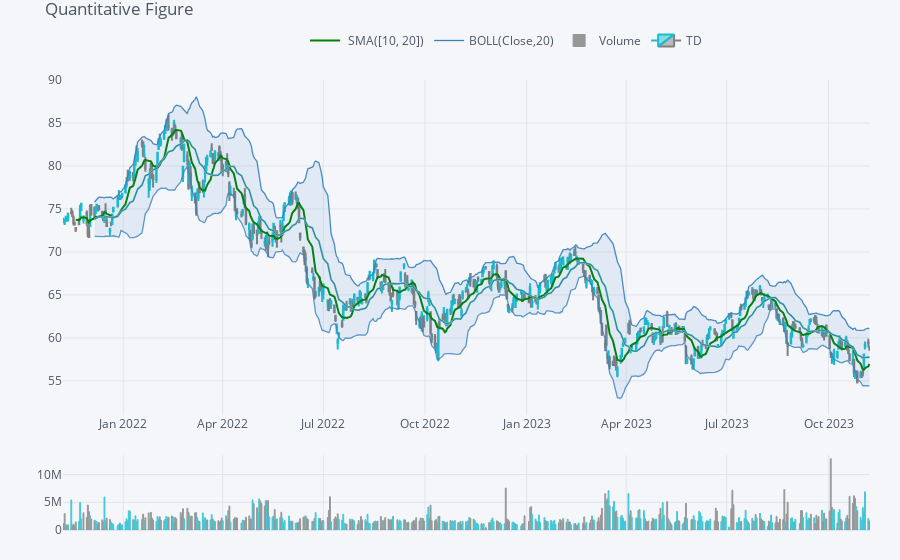

The notebook cell saved with this chart:
### Code cell
# Create a Quantitative Figure (QuantFig) for the TD stock data
qf = cf.QuantFig(stock_data, title='Quantitative Figure', legend='top', name=ticker.value)
qf.add_sma([10, 20], width=2, color=['green', 'lightgreen'], legendgroup=True)
qf.add_bollinger_bands()
qf.add_volume()
qf.iplot()

### Figure 1 — Plotly figure (JSON) as saved in the notebook; plotly's stock layout.template omitted (floating-point values rounded to 4 significant figures; data arrays with more than 128 entries replaced by an {"elided": "..."} marker saying what was removed)
{"data": [{"legendgroup": " SMA([10, 20])", "line": {"color": "rgba(0, 128, 0, 1.0)", "dash": "solid", "shape": "linear", "width": 2}, "mode": "lines", "name": " SMA([10, 20])", "showlegend": true, "text": "", "type": "scatter", "x": {"elided": "503 str values"}, "y": {"elided": "503 mixed values"}, "yaxis": "y2"}, {"legendgroup": " SMA([10, 20])", "line": {"color": "rgba(144, 238, 144, 1.0)", "dash": "solid", "shape": "linear", "width": 2}, "mode": "lines", "name": " SMA(20)", "showlegend": false, "text": "", "type": "scatter", "x": {"elided": "503 str values"}, "y": {"elided": "503 mixed values"}, "yaxis": "y2"}, {"legendgroup": "BOLL(Close,20)", "line": {"color": "rgba(55, 128, 191, 1.0)", "dash": "solid", "shape": "linear", "width": 1.3}, "mode": "lines", "name": "BOLL(Close,20)", "showlegend": true, "text": "", "type": "scatter", "x": {"elided": "503 str values"}, "y": {"elided": "503 mixed values"}, "yaxis": "y2"}, {"legendgroup": "BOLL(Close,20)", "line": {"color": "rgba(55, 128, 191, 0.8999999999999999)", "dash": "solid", "shape": "linear", "width": 1.3}, "mode": "lines", "name": "UPPER(Close,20)", "showlegend": false, "text": "", "type": "scatter", "x": {"elided": "503 str values"}, "y": {"elided": "503 mixed values"}, "yaxis": "y2"}, {"fill": "tonexty", "fillcolor": "rgba(55, 128, 191, 0.1)", "legendgroup": "BOLL(Close,20)", "line": {"color": "rgba(55, 128, 191, 0.7999999999999998)", "dash": "solid", "shape": "linear", "width": 1.3}, "mode": "lines", "name": "LOWER(Close,20)", "showlegend": false, "text": "", "type": "scatter", "x": {"elided": "503 str values"}, "y": {"elided": "503 mixed values"}, "yaxis": "y2"}, {"marker": {"color": {"elided": "503 str values"}, "line": {"color": {"elided": "503 str values"}, "width": 1}}, "name": "Volume", "opacity": 0.8, "orientation": "v", "text": "", "type": "bar", "x": {"elided": "503 str values"}, "y": {"elided": "503 int values"}, "yaxis": "y3"}, {"close": {"elided": "503 float values"}, "decreasing": {"line": {"color": "#808080"}}, "high": {"elided": "503 float values"}, "increasing": {"line": {"color": "#17BECF"}}, "low": {"elided": "503 float values"}, "name": "TD", "open": {"elided": "503 float values"}, "showlegend": true, "type": "candlestick", "x": {"elided": "503 str values"}, "yaxis": "y2"}], "layout": {"legend": {"bgcolor": "#F5F6F9", "font": {"color": "#4D5663"}, "orientation": "h", "x": 0.3, "y": 0.95, "yanchor": "bottom"}, "margin": {"b": 30, "l": 30, "r": 30, "t": 30}, "paper_bgcolor": "#F5F6F9", "plot_bgcolor": "#F5F6F9", "showlegend": true, "title": {"font": {"color": "#4D5663"}, "text": "Quantitative Figure"}, "xaxis": {"anchor": "y2", "gridcolor": "#E1E5ED", "rangeselector": {"bgcolor": "rgba(150, 200, 250, 1)", "buttons": [{"count": 1, "label": "1m", "step": "month", "stepmode": "backward"}, {"count": 1, "label": "1y", "step": "year", "stepmode": "backward"}], "font": {"size": 13}, "visible": false, "x": 0, "y": 0.9}, "rangeslider": {"visible": false}, "showgrid": true, "tickfont": {"color": "#4D5663"}, "title": {"font": {"color": "#4D5663"}, "text": ""}, "zerolinecolor": "#E1E5ED"}, "yaxis": {"gridcolor": "#E1E5ED", "showgrid": true, "showticklabels": false, "tickfont": {"color": "#4D5663"}, "title": {"font": {"color": "#4D5663"}, "text": ""}, "zerolinecolor": "#E1E5ED"}, "yaxis2": {"domain": [0.23, 0.9], "gridcolor": "#E1E5ED", "showgrid": true, "tickfont": {"color": "#4D5663"}, "title": {"font": {"color": "#4D5663"}, "text": ""}, "zerolinecolor": "#E1E5ED"}, "yaxis3": {"domain": [0, 0.15], "gridcolor": "#E1E5ED", "showgrid": true, "tickfont": {"color": "#4D5663"}, "title": {"font": {"color": "#4D5663"}, "text": ""}, "zerolinecolor": "#E1E5ED"}}}
